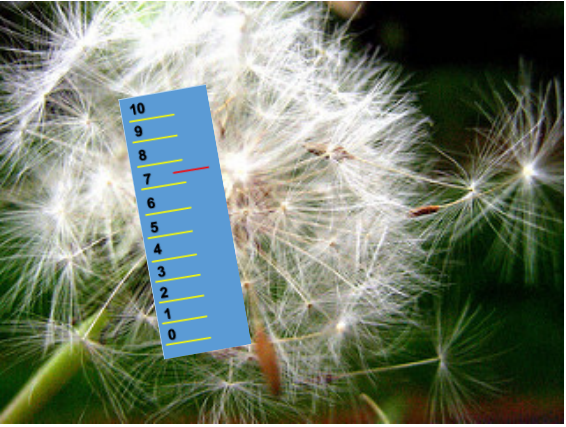
#> input picture location/test.png, 566 x 427 px, found by its file name
$ python meter_table_reader.py   (older library calls are emulated)
#> lines starting #> are read from the running program, lines starting #| are printed output that depends on the picture; after the words box and inside, x2 and y2 are one past the last pixel; in counts of white or black regions, pixels touching at a corner belong together
#> in main, img is the input picture: shape (427, 566, 3); mean B, G, R 110, 125.6, 114
#| [DEBUG]: Shape:  (427, 566, 3)
import cv2
import numpy as np
import matplotlib.pyplot as plt

'''
如果hsv颜色检测不足够鲁棒性考虑，考虑直接检测出所有数字，然后多个数字的中心点你和一直线，直接使用该直线作为标度尺
'''

class MeterTable_Reader(object):

    # [33 lines left out: functions color_bank, shape_vertify, not called in this run]

    def gaussian_blur(self, img, ksize, sigmaX=0, sigmaY=0):
        img = cv2.GaussianBlur(img, ksize, sigmaX, sigmaY)
        return img

    # [14 lines left out: function sharpen, not called in this run]

    def bilateral_filter(self, img, d=0, sigmaColor=50, sigmaSpace=10):
        img = cv2.bilateralFilter(img, d=d, sigmaColor=sigmaColor, sigmaSpace=sigmaSpace)
        return img

    # [86 lines left out: functions line_ransac_fit, points_to_line, point_to_lines, not called in this run]

    ### ------ hsv process
    def rgb2hsv(self, color):
        hsv = color.reshape((1, 1, 3))
        hsv = cv2.cvtColor(hsv, cv2.COLOR_RGB2HSV_FULL)
        hsv = hsv[0, 0]

        return hsv

    def hsv_sub(self, hsv1, hsv2):
        dif_uint8_1 = hsv1.astype(np.uint8) - hsv2.astype(np.uint8)
        dif_uint8_2 = hsv2.astype(np.uint8) - hsv1.astype(np.uint8)
        dif_float = np.abs((hsv1.astype(np.float64) - hsv2.astype(np.float64)))

        dif_uint8_1 = dif_uint8_1.astype(np.float64)
        dif_uint8_1 = dif_uint8_1.reshape((1, -1))
        dif_uint8_2 = dif_uint8_2.astype(np.float64)
        dif_uint8_2 = dif_uint8_2.reshape((1, -1))
        dif_float = dif_float.reshape((1, -1))

        dif = np.concatenate((dif_uint8_1, dif_uint8_2, dif_float), axis=0)
        dif = np.min(dif, axis=0)

        return dif

    ### ------ area process
    def get_areas_dict(self, img, hsv_c, h_thre=10.0, v_thre=50, s_thre=250):
#> called with hsv_c = array of shape (3,), h_thre = 10, v_thre = 50, s_thre = 250
        h, w, c = img.shape
#> h = 427; w = 566; c = 3

        hsv = cv2.cvtColor(img, cv2.COLOR_RGB2HSV_FULL)
#> hsv: shape (427, 566, 3); mean H, S, V 71.5, 96.1, 133.3

        # print(hsv_c)
        # plt.figure('hsv')
        # plt.imshow(hsv)

        hsv = hsv.reshape((-1, 3))

        h_bool = self.hsv_sub(hsv[:, 0], hsv_c[0]) < h_thre
        bin_img = (h_bool.reshape((h, w))).astype(np.uint8) * 255
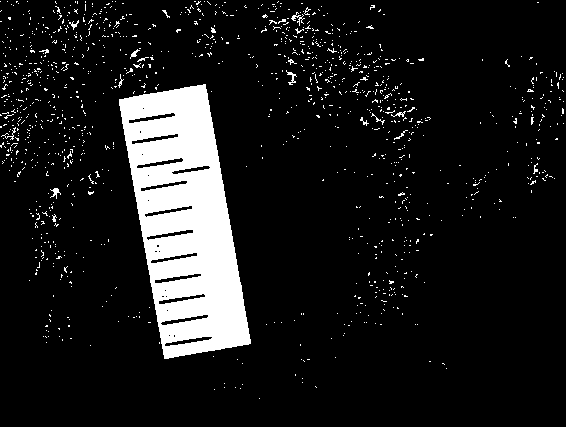
#> bin_img: shape (427, 566); 10.6% white; 1190 white regions (1170 under 20 px), largest, box (x1, y1, x2, y2) and area: (119, 84, 251, 359) 21773, (291, 12, 305, 26) 60, (286, 70, 297, 85) 54
        # [5 lines of commented-out code are left out]

        se = np.ones((3, 3), dtype=np.uint8)
        bin_img = cv2.erode(bin_img, se, None, (-1, -1), 1)
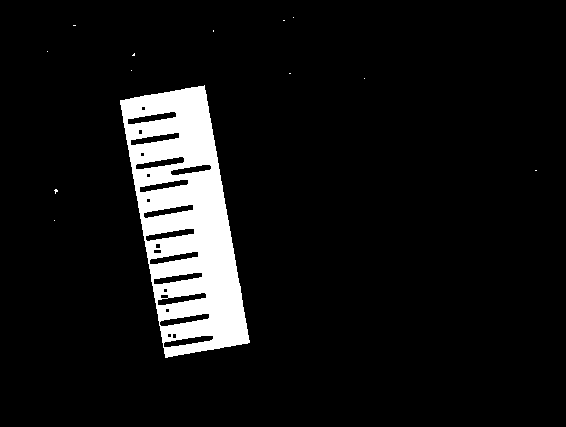
#> bin_img: shape (427, 566); 8.1% white; 13 white regions (12 under 20 px), largest, box (x1, y1, x2, y2) and area: (120, 85, 250, 358) 19463
        bin_img = cv2.dilate(bin_img, se, None, (-1, -1), 1)
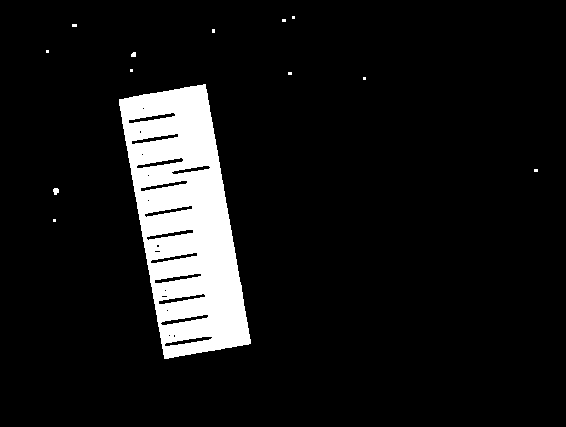
#> bin_img: shape (427, 566); 9.1% white; 13 white regions (10 under 20 px), largest, box (x1, y1, x2, y2) and area: (119, 84, 251, 359) 21769, (53, 188, 59, 195) 33, (131, 52, 136, 57) 22

        # ### --- debug
        # plt.figure('bin')
        # plt.imshow(bin_img)
        # plt.show()

        num_areas, area_map, area_stats, _ = cv2.connectedComponentsWithStats(
            bin_img, connectivity=8
        )
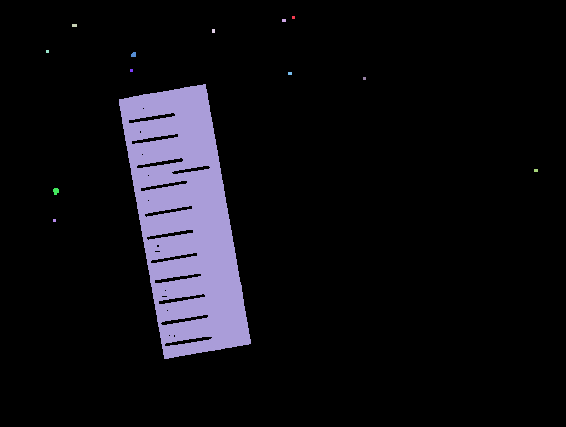
#> area_map: shape (427, 566) int32; 14 distinct labels, from 0 to 13; one colour per label, 0 black
#> num_areas = 14; area_stats = 14 rows, first 6: [0, 0, 566, 427, 219750], [292, 16, 3, 3, 9], [282, 19, 4, 3, 12], [72, 24, 5, 3, 15], [212, 29, 3, 4, 12], [46, 50, 3, 3, 9]

        areas_wh = area_stats[1:, 2:4]
#> areas_wh = 13 rows, first 8: [3, 3], [4, 3], [5, 3], [3, 4], [3, 3], [5, 5], [3, 3], [4, 3]
        areas_xys = area_stats[1:, :4]
#> areas_xys = 13 rows, first 6: [292, 16, 3, 3], [282, 19, 4, 3], [72, 24, 5, 3], [212, 29, 3, 4], [46, 50, 3, 3], [131, 52, 5, 5]
        areas_idxs = np.arange(1, num_areas, 1)

        select_bool = np.bitwise_and(areas_wh[:, 0] > 100, areas_wh[:, 1] > 200)
#> select_bool = [False, False, False, False, False, False, False, False, False, True, False, False, False]
        areas_xys = areas_xys[select_bool]
#> areas_xys = [[119, 84, 132, 275]]
        areas_idxs = areas_idxs[select_bool]
#> areas_idxs = [10]
        areas_xys[:, 2] = areas_xys[:, 0] + areas_xys[:, 2]
        areas_xys[:, 3] = areas_xys[:, 1] + areas_xys[:, 3]

        areas_dict = {}
        areas_dict['ids'] = areas_idxs
        areas_dict['xys'] = areas_xys
        areas_dict['map'] = area_map

        return areas_dict

    def area_std_rotate(self, img, area_map, area_idx):
        h, w = area_map.shape

        pos_map = np.zeros(area_map.shape, dtype=np.uint8)
        ys, xs = np.where(area_map == area_idx)
        pos_map[ys, xs] = 255

        contours, hierarchy = cv2.findContours(pos_map, cv2.RETR_EXTERNAL, cv2.CHAIN_APPROX_SIMPLE)
        contour = contours[0]
        rect = cv2.minAreaRect(contour)

        cx, cy = rect[0]
        box = cv2.boxPoints(rect)
        angle = -(90.0 - rect[-1])

        label_h = int(np.linalg.norm(box[0, :] - box[1, :], ord=2))
        label_w = int(np.linalg.norm(box[1, :] - box[2, :], ord=2))

        new_H = int(
            w * np.fabs(np.sin(np.radians(angle))) + h * np.fabs(np.cos(np.radians(angle)))
        )
        new_W = int(
            h * np.fabs(np.sin(np.radians(angle))) + w * np.fabs(np.cos(np.radians(angle)))
        )

        H = cv2.getRotationMatrix2D((cx, cy), angle, 1.0)
        rotate = cv2.warpAffine(img.copy(), H, (new_W, new_H), borderValue=255)

        # cv2.circle(rotate, (np.int32(cx), np.int32(cy)), 2, (255, 0, 0), 2, 8, 0)
        # plt.imshow(rotate)
        # plt.show()

        xmin = int(cx - label_h / 2.0) - 1
        xmax = int(cx + label_h / 2.0) + 1
        ymin = int(cy - label_w / 2.0) - 1
        ymax = int(cy + label_w / 2.0) + 1

        area_img = rotate[ymin:ymax, xmin:xmax, :]

        return area_img

    ### ------ ticker process
    def get_tickers_dict(
            self,
            img, hsv_c, h_thre=10.0, v_thre=50.0, s_thre=250.0,
    ):
        h, w, c = img.shape
        hsv = cv2.cvtColor(img, cv2.COLOR_RGB2HSV_FULL)

        hsv = hsv.reshape((-1, 3))
        h_bool = self.hsv_sub(hsv[:, 0], hsv_c[0]) < h_thre
        bin_img = (h_bool.reshape((h, w))).astype(np.uint8) * 255
        # [9 lines of commented-out code are left out]

        num_tickers, ticker_map, ticker_stats, _ = cv2.connectedComponentsWithStats(
            bin_img, connectivity=8
        )

        tickers_wh = ticker_stats[1:, 2:4]
        tickers_xys = ticker_stats[1:, :4]
        tickers_idxs = np.arange(1, num_tickers, 1)

        select_bool = np.bitwise_and(
            tickers_wh[:, 0] > w * 0.2, tickers_wh[:, 1] < h * 0.1
        )
        tickers_xys = tickers_xys[select_bool]
        tickers_idxs = tickers_idxs[select_bool]
        tickers_xys[:, 2] = tickers_xys[:, 0] + tickers_xys[:, 2]
        tickers_xys[:, 3] = tickers_xys[:, 1] + tickers_xys[:, 3]

        # ### ------ debug
        # show_img = img.copy()
        # tickers_xys = tickers_xys.astype(np.int64)
        # for ticker in tickers_xys:
        #     cv2.rectangle(show_img, (ticker[0], ticker[1]), (ticker[2], ticker[3]),
        #                   (255, 0, 0), thickness=1)
        # plt.figure('ticker')
        # plt.imshow(show_img)
        # # plt.figure('img')
        # # plt.imshow(img)
        # plt.show()

        tickers_dict = {}
        tickers_dict['ids'] = tickers_idxs
        tickers_dict['xys'] = tickers_xys
        tickers_dict['map'] = ticker_map

        return tickers_dict

    ### ------ pointer process
    # [59 lines left out: functions get_pointer_dict, get_label_dict, not called in this run]

        # plt.figure('bin')
        # plt.imshow(bin_img)
        # plt.show()

    def label_ocr(self, img):
        raise NotImplementedError

    # [31 lines left out: function label_rot, not called in this run]

    def test(self, img):
        print('[DEBUG]: Shape: ', img.shape)

        # [5 lines of commented-out code are left out]

        area_hsv = self.rgb2hsv(np.array([90, 150, 210], dtype=np.uint8))
        ticker_hsv = self.rgb2hsv(np.array([250, 250, 5], dtype=np.uint8))
        pointer_hsv = self.rgb2hsv(np.array([250, 5, 5], dtype=np.uint8))
        # label_hsv = self.rgb2hsv(np.array([0, 1, 2], dtype=np.uint8))

        area_dict = self.get_areas_dict(
            img, hsv_c=area_hsv,
        )
#> area_dict = 3 items

        for area_idx in area_dict['ids']:
            area_img = self.area_std_rotate(img, area_dict['map'], area_idx)

            h, w, _ = area_img.shape
            xmin_split = int(w*0.02)
            xmax_split = w-int(w*0.02)
            ymin_split = int(h*0.02)
            ymax_split = h - int(h*0.02)
            area_img = area_img[
                ymin_split:ymax_split, xmin_split:xmax_split, :
            ]

            tickers_dict = self.get_tickers_dict(
                area_img, hsv_c=ticker_hsv,
            )
            if len(tickers_dict['ids'])<2:
                continue

            pointer_dict = self.get_pointer_dict(
                area_img, hsv_c=pointer_hsv
            )
            pt_idx = pointer_dict['ids'][0]
            pt_ys, pt_xs = np.where(pointer_dict['map']==pt_idx)
            pt_xys = np.concatenate(
                (pt_xs.reshape((-1, 1)), pt_ys.reshape((-1, 1))), axis=1
            )

            status, info = self.line_ransac_fit(
                xys=pt_xys, max_iters=20, search_radius=0.2, inline_thre=1.0, contain_ratio=0.9
            )

            if status:
                pt_vec, pt_pos, pt_length, pt_begin, pt_end, _ = info

                cv2.line(area_img, pt_begin.astype(np.int64), pt_end.astype(np.int64), (255, 255, 0))
                cv2.circle(area_img, (int(pt_pos[0]), int(pt_pos[1])), 1, (255, 0, 0), 2, 8, 0)

            else:
                continue

            tck_vecs = np.zeros((2, 2))
            tck_poses = np.zeros((2, 2))
            tck_numbers = np.array([10.0, 9.0])
            tck_num = 0
            for ticker_id in tickers_dict['ids']:
                tck_ys, tck_xs = np.where(tickers_dict['map']==ticker_id)
                tck_xys = np.concatenate(
                    (tck_xs.reshape((-1, 1)), tck_ys.reshape((-1, 1))), axis=1
                )
                status, info = self.line_ransac_fit(
                    xys=tck_xys, max_iters=20, search_radius=0.2, inline_thre=1.0, contain_ratio=0.9
                )
                if status:
                    tck_vec, tck_pos, tck_length, tck_begin, tck_end, _ = info
                    tck_vecs[tck_num, :] = tck_vec
                    tck_poses[tck_num, :] = tck_pos

                    tck_num += 1

                    # cv2.line(area_img, tck_begin.astype(np.int64), tck_end.astype(np.int64), (255, 255, 0))
                    cv2.circle(area_img, (int(tck_pos[0]), int(tck_pos[1])), 1, (255, 0, 0), 2, 8, 0)

                if tck_num==2:
                    break

            if tck_num<2:
                continue

            tick_dist = self.points_to_line(
                tck_poses[0, :].reshape((1, 2)), tck_vecs[1, :], tck_poses[1, :]
            )[0]
            unit_dist = (tck_numbers[1] - tck_numbers[0]) / np.abs(tick_dist)

            pt_dist = self.points_to_line(
                pt_pos.reshape((1, 2)), tck_vecs[0, :], tck_poses[0, :]
            )[0]

            print('[DEBUG]: tck poses: \n', tck_poses)
            print('[DEBUG]: pointer pose: ', pt_pos)
            print('[DEBUG]: tick dist: ',tick_dist)
            print('[DEBUG]: pt dist', pt_dist)
            print('[DEBUG]: unit dist: ', unit_dist)

            cosin_theta = np.sum((pt_pos - tck_poses[0, :]) * (tck_poses[1, :] - tck_poses[0, :]))
            if cosin_theta > 0:
                value = tck_numbers[0] + unit_dist * pt_dist
            else:
                value = tck_numbers[0] - unit_dist * pt_dist

            print(value)
            plt.imshow(area_img)
            plt.show()
#> this loop made 1 pass
#> (area_idx, rect in area_std_rotate, cx in area_std_rotate, cy in area_std_rotate, angle in area_std_rotate, label_h in area_std_rotate) on pass 1: (10, ((184.4, 221), (89.08, 264.5), -10.04), 184.4, 221, -100, 264)
#> pass 1, in area_std_rotate, `rotate = cv2.warpAffine(img.copy(), H, (new_W, new_H), borderValue=255)`:
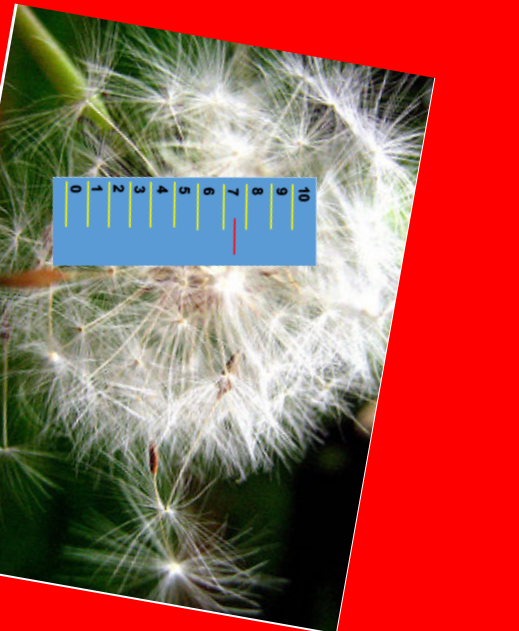
#> rotate: shape (631, 519, 3); mean R, G, B 163, 88.4, 78.9
#> pass 1, in area_std_rotate, `area_img = rotate[ymin:ymax, xmin:xmax, :]`:
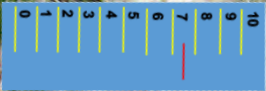
#> area_img: shape (91, 266, 3); mean R, G, B 98, 155, 197.9
#> pass 1, in test, `area_img = area_img[ ymin_split:ymax_split, xmin_split:xmax_split, : ]`:
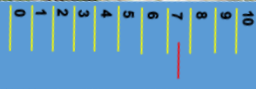
#> area_img: shape (89, 256, 3); mean R, G, B 96.5, 154.8, 198.9

def main():
    img = cv2.imread('/home/psdz/HDD/quan/Reconst3D_Pipeline/location/test.png')
    img = cv2.cvtColor(img, cv2.COLOR_BGR2RGB)
    # cv2.imshow('debug', img)
    # cv2.waitKey(0)

    reader = MeterTable_Reader()
    reader.test(img=img)

if __name__ == '__main__':
    main()
